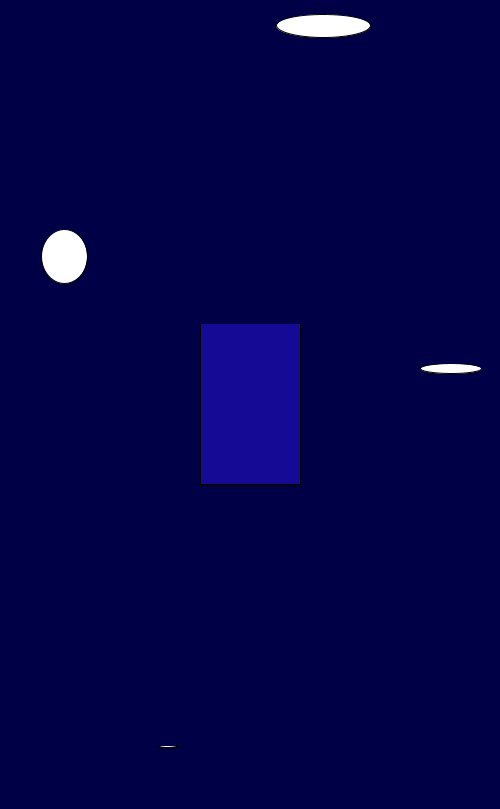
Frame 1 (no input)
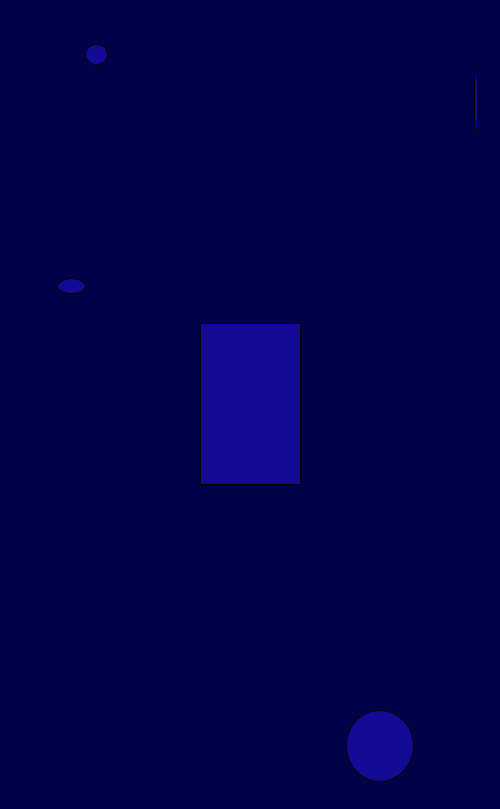
Frame 60 (the mouse pressed at the canvas centre just before this capture)
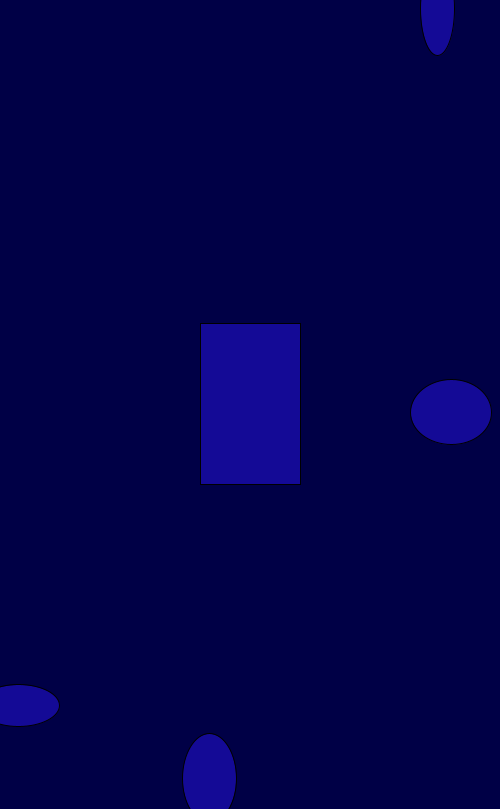
Frame 120 (the mouse held since frame 60 and released just before this capture)

The Processing sketch that drew these frames (run headless with seeded random() and noise(); from frame 60 on, the mouse is pressed at the canvas centre):

// Processing sketch: processing_53765
// ── processing_53765.pde

void setup() {
  size(500, 809);
  
}

void draw() {
  background(0,0,70,2);
  ellipse(random(0,500),random(0,100),random(1-100),random(1-100));
  ellipse(random(0,75),random(0,809),random(1-100),random(1-100));
   ellipse(random(0,500),random(740,809),random(1-100),random(1-100));
   ellipse(random(425,500),random(0,809),random(1-100),random(1-100));


rectMode(CENTER);
stroke(0);
fill(20,10,150);
rect(250,404,100,161);


}
